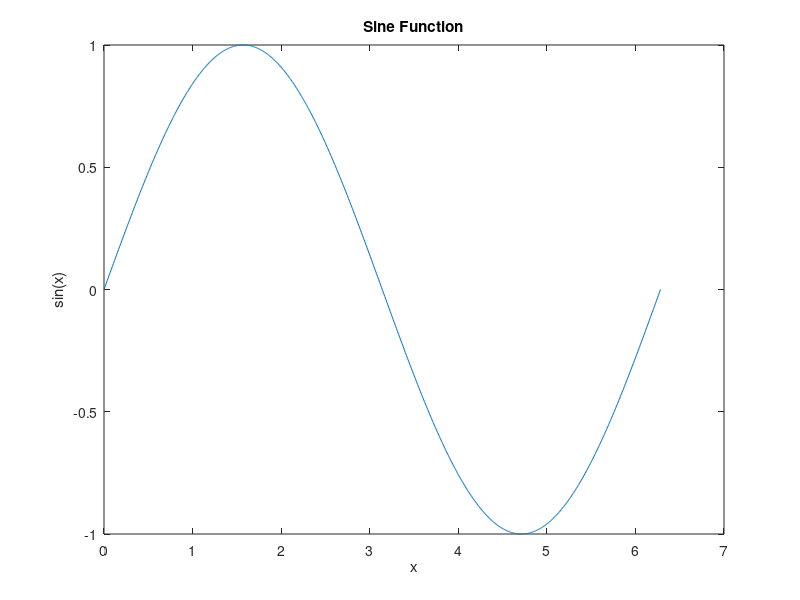
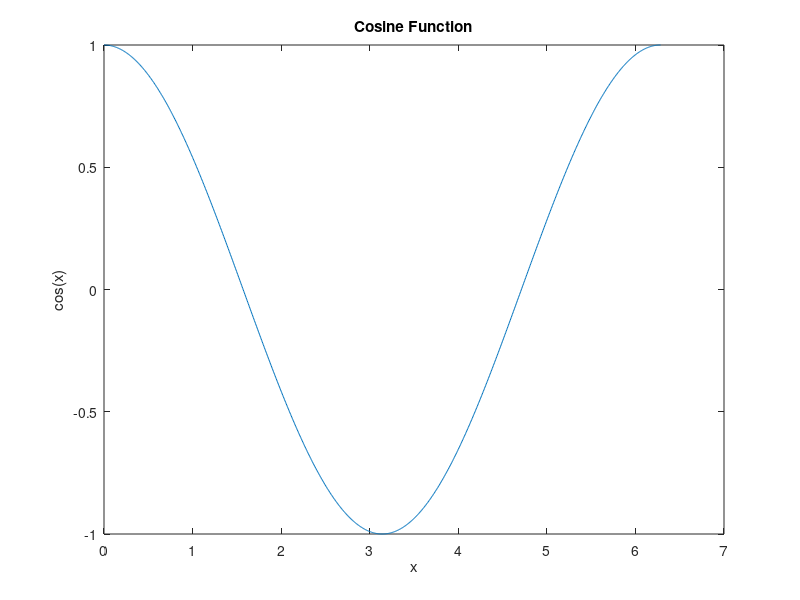

Write the MATLAB code that produced these figures, in order.
% Define x values
x = linspace(0, 2*pi, 1000);

% Compute sine and cosine
y_sin = sin(x);
y_cos = cos(x);

% Plot sine
figure;
plot(x, y_sin);
title('Sine Function');
xlabel('x');
ylabel('sin(x)');

% Plot cosine
figure;
plot(x, y_cos);
title('Cosine Function');
xlabel('x');
ylabel('cos(x)');

% Compute and print averages
avg_sin = mean(y_sin);
avg_cos = mean(y_cos);

fprintf('Average of sine values: %.4f\n', avg_sin);
fprintf('Average of cosine values: %.4f\n', avg_cos);
